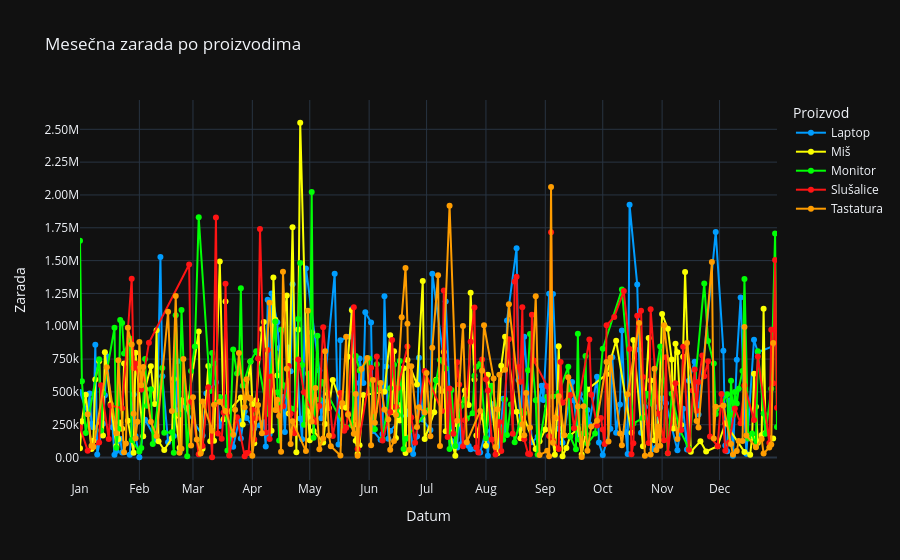

Here is the notebook cell this chart was saved with:
### Code cell
import pandas as pd
import plotly.express as px

df = pd.read_csv("D:/Python/libraries/prodaja_2025.csv")

df["Datum"] = pd.to_datetime(df["Datum"], errors="coerce")

df_grouped = df.groupby(["Datum", "Proizvod"]).agg(zarada = ("Zarada", "sum")).reset_index()

fig = px.line(df_grouped, 
              x = "Datum", 
              y = "zarada", 
              color="Proizvod", 
              markers=True,
              hover_name="Proizvod", 
              title="Mesečna zarada po proizvodima", 
              labels={"Datum": "Datum", "zarada": "Zarada"},
              color_discrete_map={"Laptop": "#009DFF", "Miš": "#FBFF00", "Monitor": "#00FF04", "Slušalice": "#FF1414", "Tastatura": "#FF9D00"},
              template="plotly_dark")

fig.update_xaxes(
    dtick="M1",
    tickformat="%b",
    tickangle=0
)

fig.update_traces(hovertemplate="<b>Proizvod</b>: %{hovertext}<br>"
                "<b>Zarada</b>: %{y:,.0f}<br>"
                "<b>Datum</b>: %{x|%d. %B %Y}<br>"
                "<extra></extra>")

fig.update_yaxes(
    dtick=250000,            # Prikazuj podeoke na svakih x
    tickformat=".3s",        # Skraćeni format (1M, 2M...)
   # nticks=10,               # Alternativa: "Plotly, daj mi tačno 10 podeoka, ti izračunaj razmak"
   # gridcolor="gray",        # Boja horizontalnih linija
   # zerolinecolor="white"    # Istaknuta linija za nulu
)
fig.update_xaxes(
    range=["2025-01-01", "2025-12-31"], # Zaključaj osu na 2025. godinu
    nticks=12,                           # Sada će 12 podeoka pasti tačno na mesece
    tickformat="%b"                      # Samo ime meseca
)

fig.update_layout(hovermode="x unified")
fig.show()

### Figure 1 — Plotly figure (JSON) as saved in the notebook; plotly's stock layout.template omitted (floating-point values rounded to 4 significant figures; data arrays with more than 128 entries replaced by an {"elided": "..."} marker saying what was removed)
{"data": [{"hovertemplate": "<b>Proizvod</b>: %{hovertext}<br><b>Zarada</b>: %{y:,.0f}<br><b>Datum</b>: %{x|%d. %B %Y}<br><extra></extra>", "hovertext": {"elided": "163 str values"}, "legendgroup": "Laptop", "line": {"color": "#009DFF", "dash": "solid"}, "marker": {"symbol": "circle"}, "mode": "lines+markers", "name": "Laptop", "orientation": "v", "showlegend": true, "type": "scatter", "x": {"elided": "163 str values"}, "xaxis": "x", "y": {"elided": "163 int values"}, "yaxis": "y"}, {"hovertemplate": "<b>Proizvod</b>: %{hovertext}<br><b>Zarada</b>: %{y:,.0f}<br><b>Datum</b>: %{x|%d. %B %Y}<br><extra></extra>", "hovertext": {"elided": "160 str values"}, "legendgroup": "Miš", "line": {"color": "#FBFF00", "dash": "solid"}, "marker": {"symbol": "circle"}, "mode": "lines+markers", "name": "Miš", "orientation": "v", "showlegend": true, "type": "scatter", "x": {"elided": "160 str values"}, "xaxis": "x", "y": {"elided": "160 int values"}, "yaxis": "y"}, {"hovertemplate": "<b>Proizvod</b>: %{hovertext}<br><b>Zarada</b>: %{y:,.0f}<br><b>Datum</b>: %{x|%d. %B %Y}<br><extra></extra>", "hovertext": {"elided": "155 str values"}, "legendgroup": "Monitor", "line": {"color": "#00FF04", "dash": "solid"}, "marker": {"symbol": "circle"}, "mode": "lines+markers", "name": "Monitor", "orientation": "v", "showlegend": true, "type": "scatter", "x": {"elided": "155 str values"}, "xaxis": "x", "y": {"elided": "155 int values"}, "yaxis": "y"}, {"hovertemplate": "<b>Proizvod</b>: %{hovertext}<br><b>Zarada</b>: %{y:,.0f}<br><b>Datum</b>: %{x|%d. %B %Y}<br><extra></extra>", "hovertext": {"elided": "156 str values"}, "legendgroup": "Slušalice", "line": {"color": "#FF1414", "dash": "solid"}, "marker": {"symbol": "circle"}, "mode": "lines+markers", "name": "Slušalice", "orientation": "v", "showlegend": true, "type": "scatter", "x": {"elided": "156 str values"}, "xaxis": "x", "y": {"elided": "156 int values"}, "yaxis": "y"}, {"hovertemplate": "<b>Proizvod</b>: %{hovertext}<br><b>Zarada</b>: %{y:,.0f}<br><b>Datum</b>: %{x|%d. %B %Y}<br><extra></extra>", "hovertext": {"elided": "160 str values"}, "legendgroup": "Tastatura", "line": {"color": "#FF9D00", "dash": "solid"}, "marker": {"symbol": "circle"}, "mode": "lines+markers", "name": "Tastatura", "orientation": "v", "showlegend": true, "type": "scatter", "x": {"elided": "160 str values"}, "xaxis": "x", "y": {"elided": "160 int values"}, "yaxis": "y"}], "layout": {"hovermode": "x unified", "legend": {"title": {"text": "Proizvod"}, "tracegroupgap": 0}, "title": {"text": "Mesečna zarada po proizvodima"}, "xaxis": {"anchor": "y", "domain": [0, 1], "dtick": "M1", "nticks": 12, "range": ["2025-01-01", "2025-12-31"], "tickangle": 0, "tickformat": "%b", "title": {"text": "Datum"}}, "yaxis": {"anchor": "x", "domain": [0, 1], "dtick": 250000, "tickformat": ".3s", "title": {"text": "Zarada"}}}}
